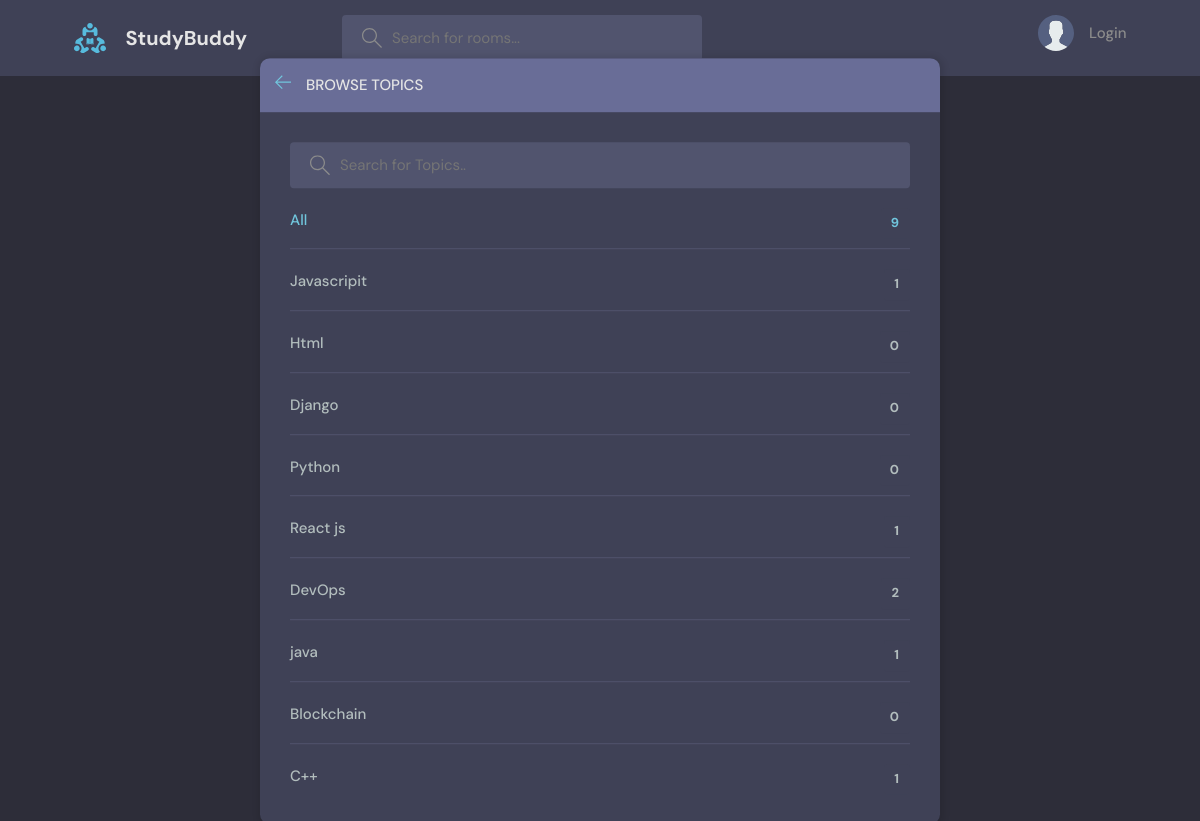
Page /topics/ on the committed database.
### base/models.py (models this page shows, shortened)
class Topic(models.Model):
    name=models.CharField(max_length=50)

### base/views.py (the view)
# urls.py: path('topics/',views.topicsPage,name='topics'),
def topicsPage(request):
    q=request.GET.get('q') if request.GET.get('q')!=None else ''
    topics=Topic.objects.filter(name__icontains=q)
    return render(request,'base/topics.html',{'topics':topics})

### base/templates/base/topics.html (shortened to what this page needs)
{% extends "main.html" %}
{% block content %}
    <main class="create-room layout">
      <div class="container">
        <div class="layout__box">
          <div class="layout__boxHeader">
            <div class="layout__boxTitle">
              <a href="{%url 'home' %}">
                <svg version="1.1" xmlns="http://www.w3.org/2000/svg" width="32" height="32" viewBox="0 0 32 32">
                  <title>arrow-left</title>
                  <path
                    d="M13.723 2.286l-13.723 13.714 13.719 13.714 1.616-1.611-10.96-10.96h27.625v-2.286h-27.625l10.965-10.965-1.616-1.607z"
                  ></path>
                </svg>
              </a>
              <h3>Browse Topics</h3>
            </div>
          </div>
          <div class="topics-page layout__body">
            <form action="" method="GET" class="header__search">
              <label>
                <input name="q" placeholder="Search for Topics.." />
              </label>
            </form>
            <ul class="topics__list">
              <li>
                <a href="{%url 'topics' %}" class="active">All <span>{{topics.count }}</span></a>
              </li>
              {%for topic in topics%}
              <li>
                <a href="{%url 'home'%}?q={{topic.name}}">{{topic.name}} <span>{{topic.room_set.all.count}}</span></a>
              </li>
              {%endfor%}
            </ul>
          </div>
        </div>
      </div>
    </main>
    {% endblock content %}

### static/styles/style.css (style rules this page uses)
:root { --color-main: #71c6dd; --color-main-light: #e1f6fb; --color-dark: #3f4156; --color-dark-medium: #51546e; --color-dark-light: #696d97; --color-light: #e5e5e5; --color-gray: #8b8b8b; --color-light-gray: #b2bdbd; --color-bg: #2d2d39; --color-success: #5dd693; --color-error: #fc4b0b; }
* { font-family: "DM Sans", -apple-system, BlinkMacSystemFont, "Segoe UI", Roboto, Oxygen, Ubuntu, Cantarell, "Open Sans", "Helvetica Neue", sans-serif; margin: 0; padding: 0; box-sizing: border-box; text-rendering: optimizeLegibility; font-size: inherit; }
html { font-size: 56.25%; }
@media only screen and (min-width: 1200px) { html { font-size: 62.5%; } }
body { line-height: 1.6; font-weight: 400; font-size: 1.5rem; color: var(--color-light-gray); background-color: var(--color-bg); min-height: 100vh; }
a { display: inline-block; color: var(--color-main); text-decoration: none; }
.container { max-width: 120rem; width: 90%; margin: auto; }
.header__search > label { background-color: var(--color-dark-medium); padding: 1.3rem 1rem; display: flex; align-items: center; gap: 1rem; border-radius: 4px; }
.header__search svg { fill: var(--color-gray); width: 2rem; height: 2rem; margin-left: 1rem; }
.header__search input { width: 30rem; background: transparent; border: none; outline: none; color: var(--color-light); }
.layout { margin-top: 2.4rem; }
.layout > .container { display: flex; justify-content: space-between; align-items: flex-start; }
.layout__box { width: 90%; max-width: 48rem; min-height: 40rem; position: absolute; top: 50%; left: 50%; transform: translate(-50%, -46%); background-color: var(--color-dark); border-radius: 1rem; box-shadow: 1px 1px 6px 3px rgba(0, 0, 0, 0.1); overflow: hidden; }
.layout__boxHeader { display: flex; padding: 1.5rem; background-color: var(--color-dark-light); }
.layout__boxTitle { display: flex; gap: 1.5rem; align-items: center; }
.layout__boxTitle h3 { text-transform: uppercase; font-weight: 500; color: var(--color-light); }
.layout__boxTitle svg { width: 1.6rem; height: 1.6rem; fill: var(--color-main); }
.layout__body { margin: 3rem; }
.topics__list { list-style: none; }
.topics__list li a { display: flex; justify-content: space-between; margin-bottom: 3rem; font-weight: 500; color: var(--color-light-gray); transition: all 0.3s ease-in-out; }
.topics__list li a.active, .topics__list li a:hover { color: var(--color-main); }
.topics__list li a span { padding: 0.5rem 1rem; background-color: var(--color-dark); border-radius: 3px; font-size: 1.3rem; font-weight: 700; letter-spacing: 1px; }
.topics-page .topics__list li:not(:last-child) a { margin: 2rem 0; padding-bottom: 1rem; text-decoration: none; border-bottom: 1px solid var(--color-dark-medium); }
.topics-page .header__search { display: block; }
.create-room.layout .layout__box { max-width: 68rem; }

### rows in the picture
Topic: name "Javascripit", room_set.all.count "1"
Topic: name "Html", room_set.all.count "0"
Topic: name "Django", room_set.all.count "0"
Topic: name "Python", room_set.all.count "0"
Topic: name "React js", room_set.all.count "1"
Topic: name "DevOps", room_set.all.count "2"
Topic: name "java", room_set.all.count "1"
Topic: name "Blockchain", room_set.all.count "0"
Topic: name "C++", room_set.all.count "1"

### other values in the picture
{{ topics.count }} "9"
